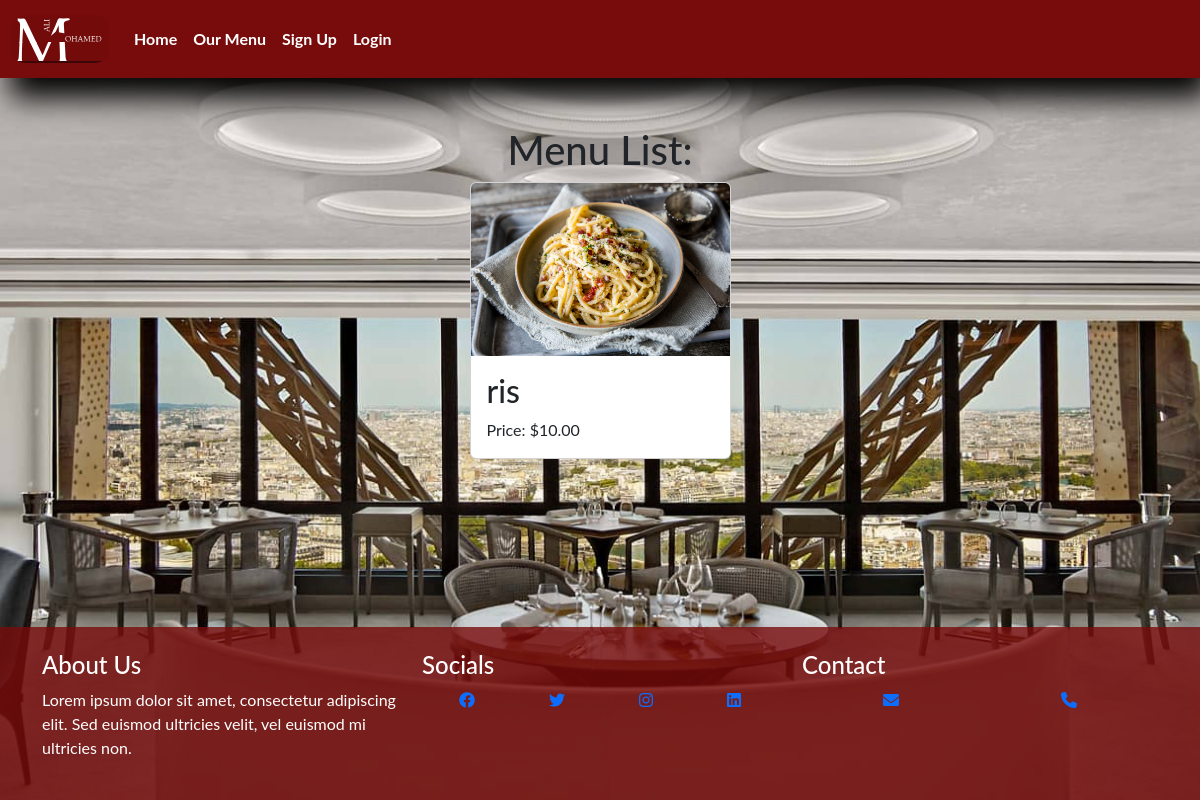
The app's page /menu/ with its own data.
### restaurant/models.py (models this page shows, shortened)
class Menu(models.Model):
    name = models.CharField(max_length=100)
    description = models.TextField()
    price = models.DecimalField(max_digits=10, decimal_places=2)
    image = models.ImageField(upload_to='restaurant/')
    slug = models.SlugField(blank=True, null=True)
    class Meta:
        verbose_name = "Menu"
        verbose_name_plural = "Menus"

### restaurant/views.py (the view)
# urls.py: path('menu/', views.menu_list, name='menu'),
def menu_list(request):
    menu_list = Menu.objects.all()
    context = {'menu_list': menu_list, }
    return render(request, 'menu.html',context)

### restaurant/templates/menu.html
{% extends "base.html" %}
{% block content %}
    <div class="container">
        <h1 class="text-center mt-5">Menu List:</h1>
        <div class="row justify-content-center">
            {% for menu in menu_list %}
            <div class="col-lg-3 col-md-4 col-sm-6 mb-4">
                <div class="card">
                    <img src="{{ menu.image.url }}" class="card-img-top" alt="{{ menu.name }}">
                    <div class="card-body">
                        <h2 class="card-title">{{ menu.name }}</h2>
                        <p class="card-text">Price: ${{ menu.price }}</p>
                    </div>
                </div>
            </div>
            {% endfor %}
        </div>
    </div>
{% endblock content %}

### restaurant/static/css/style.css (style rules this page uses)
* { margin: 0; padding: 0; box-sizing: border-box; }
body { min-height: 100vh; display: flex; flex-direction: column; background-image: url("../image/restaurant-boutique-header-bg.jpg"); background-position: center; background-size:cover; background-repeat: no-repeat; font-family: 'Lato', sans-serif; }

### records on screen
Menu: image (picture), name "ris", price "10.00"
